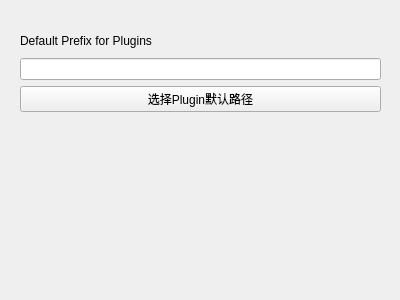
<?xml version="1.0" encoding="UTF-8"?>
<ui version="4.0">
 <class>SSSettingsWidget</class>
 <widget class="QWidget" name="SSSettingsWidget">
  <property name="geometry">
   <rect>
    <x>0</x>
    <y>0</y>
    <width>400</width>
    <height>300</height>
   </rect>
  </property>
  <property name="windowTitle">
   <string>Form</string>
  </property>
  <widget class="QWidget" name="">
   <property name="geometry">
    <rect>
     <x>20</x>
     <y>30</y>
     <width>361</width>
     <height>82</height>
    </rect>
   </property>
   <layout class="QVBoxLayout" name="verticalLayout">
    <item>
     <widget class="QLabel" name="label">
      <property name="text">
       <string>Default Prefix for Plugins</string>
      </property>
     </widget>
    </item>
    <item>
     <widget class="QLineEdit" name="pfxPathEdit"/>
    </item>
    <item>
     <widget class="QPushButton" name="pfxPathPushButton">
      <property name="text">
       <string>选择Plugin默认路径</string>
      </property>
     </widget>
    </item>
   </layout>
  </widget>
 </widget>
 <resources/>
 <connections/>
</ui>
